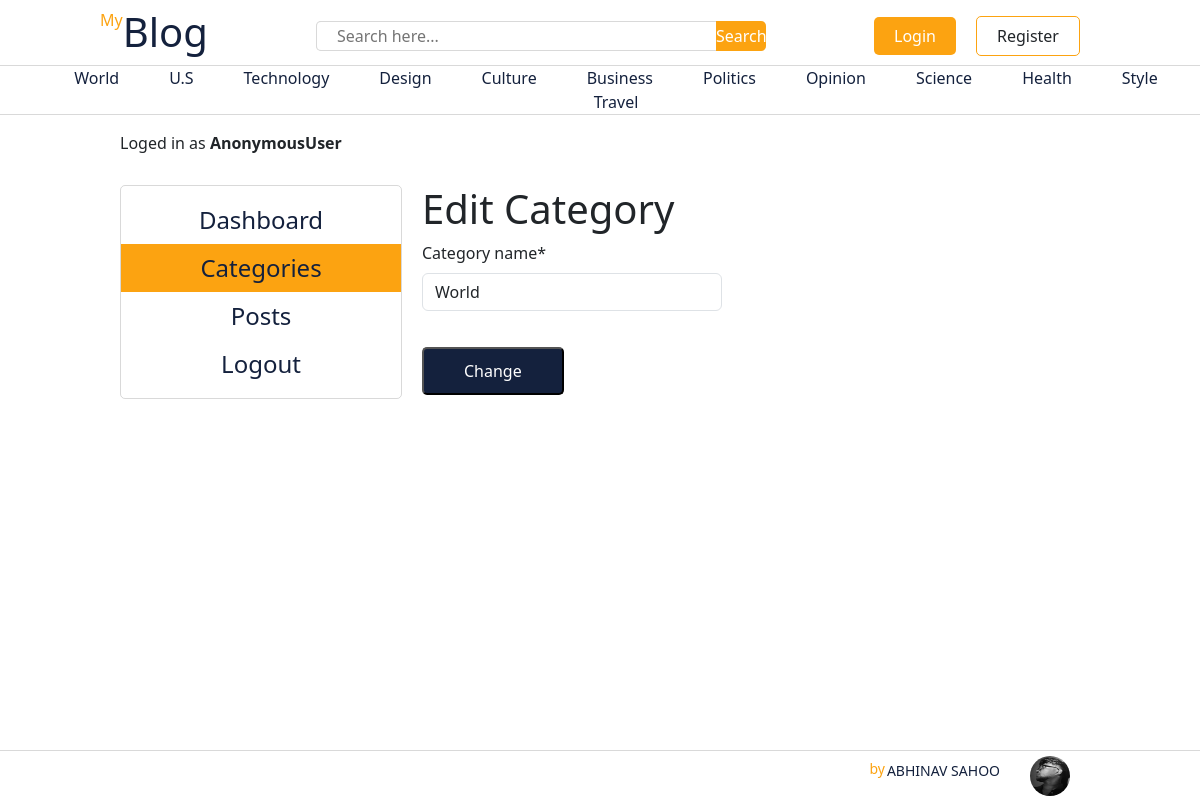
/dashboard/categories/edit/1, run on the app's committed database.
### blogs/models.py (models this page shows, shortened)
class Category(models.Model):
    category_name=models.CharField(max_length=50,unique=True)
    created_at=models.DateTimeField(auto_now_add=True)
    updated_at=models.DateTimeField(auto_now=True)
    class Meta:
        verbose_name_plural='categories'

### dashboard/views.py (the view)
# urls.py: path('categories/edit/<int:pk>',views.edit_category,name='edit_category'),
def edit_category(request,pk):
    category=get_object_or_404(Category,pk=pk)
    form=CategoryForm(instance=category)
    if request.method=="POST":
        form=CategoryForm(request.POST,instance=category)
        if form.is_valid():
            form.save()
            return redirect('categories')
    context={
        "form":form,
        "category":category,
    }
    return render(request,'dashboard/edit_categories.html',context)

### dashboard/forms.py
class CategoryForm(forms.ModelForm):
    class Meta:
        model=Category
        fields='__all__'

### blogs/context_processors.py (called while the page is built)
def get_context(request):
    categories=Category.objects.all()
    return dict(categories=categories)

### templates/dashboard/edit_categories.html (shortened to what this page needs)
{% extends 'base.html' %}
{% block content %}
{% load crispy_forms_tags %}
<div class="dashboard-container">
    <span>Loged in as <strong>{{user}}</strong></span>
    <div class="dashboard">
        {% include 'dashboard/sidebar.html' %}
        <div class="dashboard-right">
            <form style="height: fit-content; width: 300px;"  action="{% url 'edit_category' category.pk %}" method="POST">
                <h1>Edit Category</h1>
                {{ form | crispy }}
                <button type="submit" class="btn-uni">Change</button>
            </form>
        </div>
    </div>
</div>
{% endblock %}

### templates/base.html (shortened to what this page needs)
{% load static %}
<!DOCTYPE html>
<html lang="en">
<head>
    <link rel="stylesheet" href="{% static 'css/styles.css' %}">
    <link href="https://cdn.jsdelivr.net/npm/bootstrap@5.3.8/dist/css/bootstrap.min.css" rel="stylesheet">
    <link rel="stylesheet" href="https://cdnjs.cloudflare.com/ajax/libs/font-awesome/7.0.1/css/all.min.css" />
</head>
<body>
    <nav class="navbar">
        <a href="{% url 'home' %}">
            <span>
                <p>My</p>
                <h1>Blog</h1>
            </span>
        </a>
        <form action="{% url 'search' %}" method="GET" class="blog-search">
                <input type="search" placeholder="Search here..." name="keyword" value="{{ keyword }}"  >
                <button type="submit">Search</button>
        </form>
        <div class="login-container">
            {% if not user.is_authenticated %}
            <a href="{% url 'login' %}" class="login">Login</a>
            <a href="{% url 'register' %}" class="register">Register</a>
            {% else %}
                <a href="{% url 'dashboard' %}" class="login">dashboard</a>
                <a href="{% url 'logout' %}" class="login">Logout</a>
            {% endif %}
        </div>
    </nav>
    <ul class="nav-links">
        {% for cat in categories %}
        <li><a href="{% url 'get_by_category' cat.id %}">{{ cat.category_name }}</a></li>
        {% endfor %}
    </ul>
{% block content %}{% endblock %}
       <footer class="footer">
        <img src="{% static 'images/selfImg1.jpg' %}" alt="my Image">
        <span>
            <p>by</p>
            <h1>Abhinav Sahoo</h1>
        </span>
    </footer>
</body>
</html>

### core/static/css/styles.css (style rules this page uses)
* { margin: 0; padding: 0; box-sizing: border-box; }
:root { --white: #ffffff; --smoke: #e5e5e5; --orange-1: #fca311; --orange-2: #e2910f; --navy: #14213d; --black: #000000; --button-bdr: 5px; --grey: rgb(87, 87, 87); }
body { padding-bottom: 50px; }
.navbar { height: 65px; background-color: var(--white); display: flex; justify-content: space-between; align-items: center; margin-inline: 100px; }
.navbar a { text-decoration: none; }
.navbar span { display: flex; }
.navbar span h1 { color: var(--navy); }
.navbar span p { color: var(--orange-1); }
.login-container { width: fit-content; display: flex; justify-content: center; align-items: center; }
.navbar .login { text-decoration: none; background-color: var(--orange-1); color: var(--white); margin-right: 20px; padding: 7px 20px; border-radius: var(--button-bdr); }
.navbar .register { text-decoration: none; border: 1px solid var(--orange-1); color: var(--orange); margin-right: 20px; padding: 7px 20px; border-radius: var(--button-bdr); }
.nav-links { width: 100%; display: flex; flex-wrap: wrap; justify-content: center; column-gap: 50px; height: 50px; align-items: center; border-top: 1px solid rgba(128, 128, 128, 0.3); border-bottom: 1px solid rgba(128, 128, 128, 0.3); overflow-x: auto; scroll-snap-type: x mandatory; scroll-behavior: smooth; scrollbar-width: none; }
.nav-links li { list-style: none; color: var(--navy); }
.nav-links li a { text-decoration: none; color: var(--navy); }
.footer { position: fixed; bottom: 0; border-top: 1px solid rgba(128, 128, 128, 0.3); height: 50px; width: 100%; padding-inline: 100px; background-color: var(--white); display: flex; flex-direction: row-reverse; align-items: center; }
.footer span { display: flex; height: 100%; align-items: center; }
.footer span p { color: var(--orange-1); font-size: 14px; margin-right: 2px; margin-bottom: 15px; }
.footer span h1 { color: var(--navy); text-transform: uppercase; font-size:14px ; }
.footer img { height: 40px; width: 40px; border-radius: 50%; background-size: cover; margin-inline: 30px; }
.blog-search { height: fit-content; width: fit-content; background-color: var(--smoke); display: flex; border-radius: var(--button-bdr); }
.blog-search input { height:30px; width:400px; background-color: var(--white); border-radius: var(--button-bdr); padding-inline: 20px; border-left: 1px solid rgba(128, 128, 128, 0.3); border-top: 1px solid rgba(128, 128, 128, 0.3); border-bottom: 1px solid rgba(128, 128, 128, 0.3); border-right: none; outline: none; border-bottom-right-radius: 0; border-top-right-radius: 0; }
.blog-search button { height:30px; width:50px; border-radius: var(--button-bdr); border: none; background-color: var(--orange-1); color: var(--white); border-bottom-left-radius: 0; border-top-left-radius: 0; }
.dashboard-container { height: fit-content; width: 100%; padding-inline: 10vw; }
.dashboard { height: 100%; width: 100%; background-color: var(--white); display: flex; column-gap: 20px; }
.dashboard-right { height: 100%; padding-block: 30px; width: 70%; display: flex; column-gap: 20px; }
.btn-uni { padding: 10px 40px; background-color: var(--navy); color: var(--white); border-radius: var(--button-bdr); margin-block: 20px; }

### data on the page
Category: category_name "World"
Category: category_name "U.S"
Category: category_name "Technology"
Category: category_name "Design"
Category: category_name "Culture"
Category: category_name "Business"
Category: category_name "Politics"
Category: category_name "Opinion"
Category: category_name "Science"
Category: category_name "Health"
Category: category_name "Style"
Category: category_name "Travel"

### other printed values
{{ user }} "AnonymousUser"
